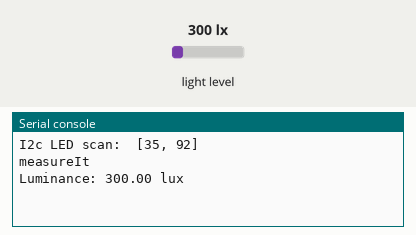
Simulated run of this program. Board: Raspberry Pi Pico running MicroPython. Shown: the last lines printed to the serial console. Inputs (shaded band) come from the test bench; at power-on: light level 300 lx. Library files of the repository ran but are not shown: bh1750.py.

Above: at 1.4 s.
1.5 s: light level set to 40 lx
At 2.53 s:
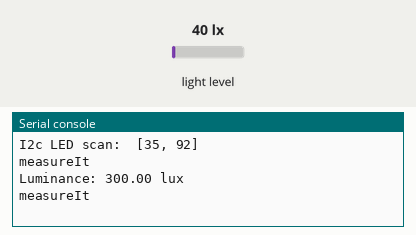
4.4 s: light level set to 500 lx
At 6.1 s:
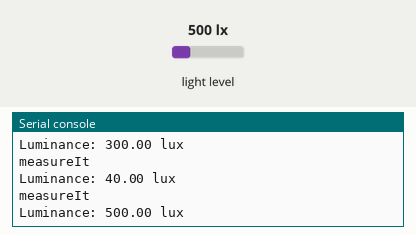
Timing chart, 0 to 7.6 s (numbered marks = the images above; inputs shaded):
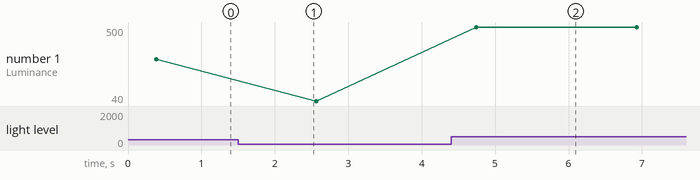

Measured:
- after the input at 4.4 s, the serial console: prints a new line after 0.35 s (image 2)
- plotted number 1: 300 → 40 after the input at 1.5 s, 40 → 500 after the input at 4.4 s

The program:

luxProbe.py
```python
# Rui Santos & Sara Santos - Random Nerd Tutorials
# Complete project details at https://RandomNerdTutorials.com/raspberry-pi-pico-bh1750-micropython/

from machine import Pin, SoftI2C
from bh1750 import BH1750
import time


class LuxProbe(object):

    def __init__(self):

        # setup the I2C communication for the Light sensor
        I2C_SDA = 20
        I2C_SCL = 21

        #  I2C Pins
        i2c = SoftI2C(scl=Pin(I2C_SCL), sda=Pin(I2C_SDA), freq=400000)

        scan = i2c.scan()
        print("I2c LED scan: ", scan)

        # Create BH1750 object
        self.light_sensor = BH1750(bus=i2c, addr=0x5c)#addr=addr=0x23)

        time.sleep_ms(200)

        self.lux = 0
        self.highlux = 0
        self.lowlux = 100


    def measureIt(self, rtc):

        try:
            print('measureIt')

            self.lux = self.light_sensor.luminance(BH1750.CONT_HIRES_1)

            # Reset stats at midnight
            #if (rtc.timeInRange(RESET_ON_TIME, RESET_OFF_TIME)):
            #    print("Reset stats")
            #    self.highlux = 0
            #    self.lowlux = 10000

            # Set lux high score
            if (self.lux > self.highlux):
                self.highlux = self.lux

            if (self.lux < self.lowlux):
                self.lowlux = self.lux


        except Exception as e:

            print("Error in Lux probe:", e)


luxProbe = LuxProbe()


# Read lux every 2 seconds
while True:
    luxProbe.measureIt(None) #self.rtc)

    print("Luminance: {:.2f} lux".format(luxProbe.lux))

    time.sleep(2)
```
